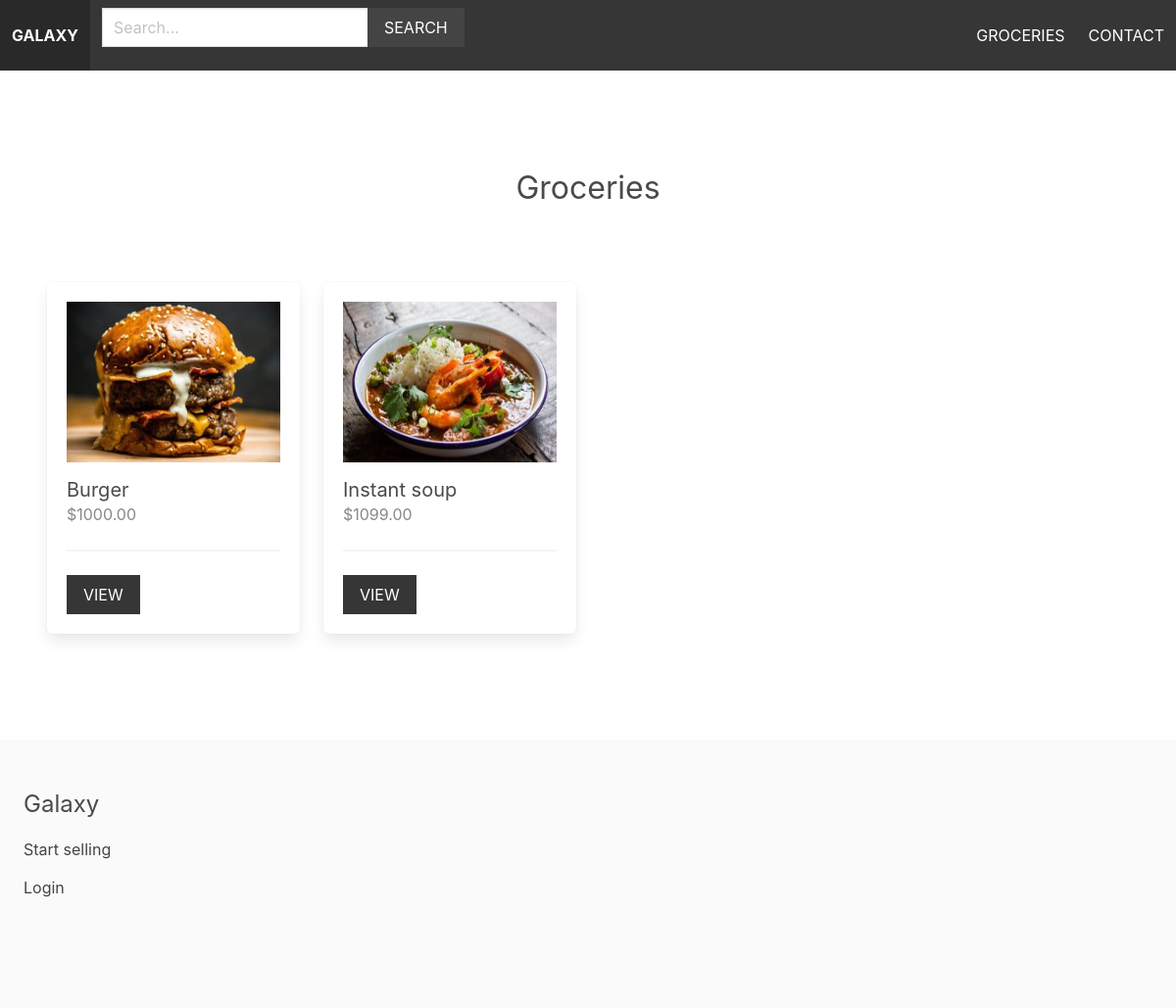
/groceries/, run on the app's committed database.
### apps/product/models.py (models this page shows, shortened)
class Category(models.Model):
    title = models.CharField(max_length=255)
    slug = models.SlugField(max_length=255)
    ordering = models.IntegerField(default=0)
    class Meta:
        ordering = ['ordering']

class Product(models.Model):
    category = models.ForeignKey(Category, related_name='products', on_delete=models.CASCADE)
    seller = models.ForeignKey(Seller, related_name='products', on_delete=models.CASCADE)
    title = models.CharField(max_length=255)
    slug = models.SlugField(max_length=255)
    description = models.TextField(blank=True, null=True)
    price = models.DecimalField(max_digits=6, decimal_places=2)
    date_added = models.DateTimeField(auto_now_add=True)
    image = models.ImageField(upload_to='uploads/', blank=True, null=True)
    thumbnail = models.ImageField(upload_to='uploads/', blank=True, null=True)
    class Meta:
        ordering = ['-date_added']
    def get_thumbnail(self):
        if self.thumbnail:
            return self.thumbnail.url

### apps/product/views.py (the view)
# urls.py: path('<slug:category_slug>/', views.category, name='category')
def category(request, category_slug):
    category = get_object_or_404(Category, slug=category_slug)
    return render(request, 'category.html', {'category': category})

### apps/product/context_processors.py (called while the page is built)
def menu_categories(request):
    categories = Category.objects.all()
    return {'menu_categories': categories}

### apps/product/templates/category.html (shortened to what this page needs)
{% extends 'base.html' %}
{% block content %}
<div class="columns is-multiline mb-6">
    <div class="column is-12 has-text-centered mt-6 mb-6">
        <h2 class="is-size-3">{{ category.title }}</h2>
    </div>
    {% for product in category.products.all %}
        {% include 'list_item.html' %}
    {% endfor %}
</div>
{% endblock %}

### apps/multivendor/templates/base.html (shortened to what this page needs)
{% load static %}
<html lang="en">
<head>
    <link rel="stylesheet" href="https://cdn.jsdelivr.net/npm/bulma@0.9.1/css/bulma.min.css">
    <link rel="stylesheet" href="{% static 'css/main.css' %}">
</head>
<body>
    <nav class="navbar is-dark">
        <div class="navbar-brand">
            <a href="/" class="navbar-item"><strong>Galaxy</strong></a>
        </div>
            <div class="navbar-menu" id="main-navbar">
                <div class="navbar-start">
                    <div class="navbar-item">
                        <form method="get" action="{% url 'search' %}">
                            <div class="field has-addons">
                                <div class="control">
                                    <input type="text" class="input" placeholder="Search..." name="query">
                                </div>
                                <div class="control">
                                    <button class="button is-dark is-uppercase">Search</button>
                                </div>
                            </div>
                        </form>
                    </div>
                </div>
            <div class="navbar-end">
                {% for category in menu_categories %}
                        <a href="{% url 'category' category.slug %}" class="navbar-item">{{ category.title }}</a>
                {% endfor %}
                <a href="{% url 'contact' %}" class="navbar-item">Contact</a>
            </div>
        </div>
    </nav>
    <section class="section">
        {% block content %}
        {% endblock %}
    </section>
    <footer class="footer">
        <h3 class="is-size-4 mb-4">Galaxy</h3>
        {% if request.user.is_authenticated %}
        <a href="{% url 'seller_admin' %}">Admin</a>
        {% else %}
        <a href="{% url 'become_seller' %}">Start selling</a>
        <br>
        <a href="{% url 'login' %}">Login</a>
        {% endif %}
    </footer>
</body>
</html>

### apps/product/templates/list_item.html
<div class="column is-3 product-list-item">
    <div class="box">
        <figure class="image is-4by3 mb-4">
            <img src="{{ product.get_thumbnail }}" alt="">
        </figure>
        <h2 class="subtitle">{{ product.title }}</h2>
        <h3 class="price is-size-6 mb-5">${{ product.price }}</h3>
        <hr>
        <a href="{% url 'product' product.category.slug product.slug %}" class="button is-dark is-uppercase">View</a>
    </div>
</div>

### static/css/main.css (style rules this page uses)
.navbar { text-transform: uppercase; }
.navbar .is-dark { background: #444; }
.footer a { margin-bottom: 15px; display: inline-block; color: #444; }
.input, .button { border-radius: 0; }
.product-list-item .box .subtitle { margin-bottom: 0; }
.product-list-item .box .price { color: #888; }

### data on the page
Category: title "GROCERIES", title "Groceries"
Product: get_thumbnail (picture), title "Burger", price "1000.00"
Product: get_thumbnail (picture), title "Instant soup", price "1099.00"
